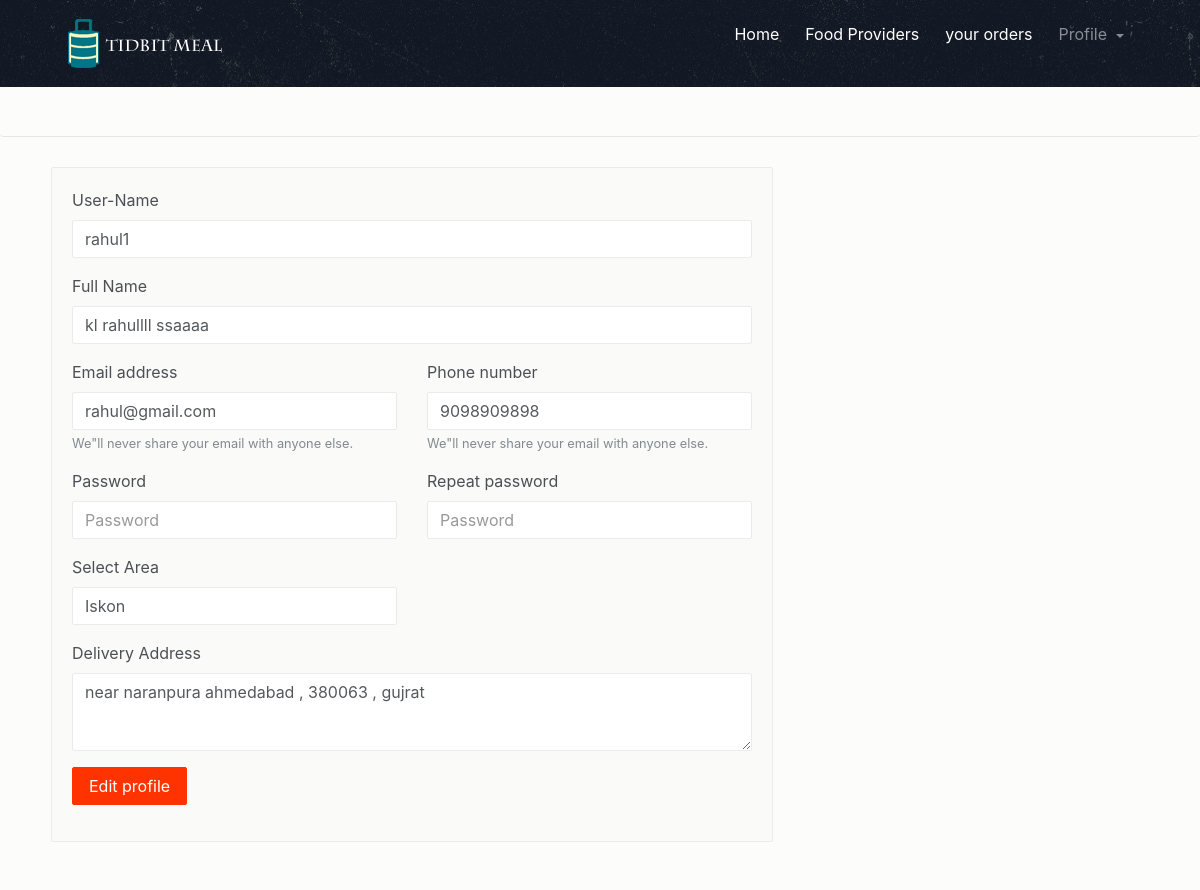
Screenshot of /edit_customer.php (signed in) with the database file from the repository.
### tables this page shows
CREATE TABLE IF NOT EXISTS `customer_tbl` (
  `u_id` int(222) NOT NULL AUTO_INCREMENT,
  `ar_id` int(222) NOT NULL,
  `username` varchar(222) NOT NULL,
  `f_name` varchar(222) NOT NULL,
  `email` varchar(222) NOT NULL,
  `phone` varchar(222) NOT NULL,
  `password` varchar(222) NOT NULL,
  `address` text NOT NULL,
  `date` timestamp NOT NULL DEFAULT CURRENT_TIMESTAMP ON UPDATE CURRENT_TIMESTAMP,
  PRIMARY KEY (`u_id`)
);

CREATE TABLE IF NOT EXISTS `area_tbl` (
  `ar_id` int(222) NOT NULL AUTO_INCREMENT,
  `a_name` varchar(222) NOT NULL,
  `date` timestamp NOT NULL DEFAULT CURRENT_TIMESTAMP,
  PRIMARY KEY (`ar_id`)
);

### edit_customer.php (the view, shortened to what this page needs)
<!DOCTYPE html>
<html lang="en">
<?php
include("connection/connect.php");
$uid = $_SESSION['user_id'];
$result = mysqli_query($db, "SELECT * FROM customer_tbl where u_id ='$uid'");
while($row = mysqli_fetch_array($result)){
$a_old = $row['username'];
$b_old= $row['f_name'];
$c_old = $row['email'];
$d_old= $row['phone'];
$f_old = $row['address'];
$g_old = $row['ar_id'];
$result_2 = mysqli_query($db,"SELECT * FROM area_tbl where ar_id = '$g_old'");
while($row_2 = mysqli_fetch_array($result_2)){
      $abc = $row_2['a_name'];
}
}
?>
<head>
    <link href="css/bootstrap.min.css" rel="stylesheet">
    <link href="css/font-awesome.min.css" rel="stylesheet">
    <link href="css/animsition.min.css" rel="stylesheet">
    <link href="css/animate.css" rel="stylesheet">
    <link href="css/style.css" rel="stylesheet"> </head>
<body class="home">
        <header id="header" class="header-scroll top-header headrom">
            <nav class="navbar navbar-dark">
                <div class="container">
                    <a class="navbar-brand" href="index.php"> <img class="img-rounded" src="images/FOOTER LOGO.png" alt=""> </a>
                    <div class="collapse navbar-toggleable-md  float-lg-right" id="mainNavbarCollapse">
                        <ul class="nav navbar-nav">
                            <li class="nav-item"> <a class="nav-link active" href="index.php">Home <span class="sr-only">(current)</span></a> </li>
                            <li class="nav-item"> <a class="nav-link active" href="restaurants.php">Food Providers<span class="sr-only"></span></a> </li>
                            <li class="nav-item"><a href="your_orders.php" class="nav-link active">your orders</a> </li>';
                            <li class="nav-item dropdown">
                            <a class="nav-link dropdown-toggle" href="#" role="button" data-toggle="dropdown" aria-haspopup="true" aria-expanded="false">
                                Profile
                            </a>
                            </li>
                        </ul>
                    </div>
                </div>
            </nav>
        </header>
        <div class="page-wrapper">
            <div class="breadcrumb">
               <div class="container">
                  <ul>
                  </ul>
            </div>
        </div>
        <section class="contact-page inner-page">
               <div class="container">
                  <div class="row">
                     <div class="col-md-8">
                        <div class="widget">
                           <div class="widget-body">
                              <form action="" method="post" autocomplete="off">
                                 <div class="row">
                                  <div class="form-group col-sm-12">
                                       <label for="exampleInputEmail1">User-Name</label>
                                       <input type="text" name="username" class="form-control" value="<?php echo $a_old;?>"placeholder="username" required>
                                    </div>
                                    <div class="form-group col-sm-12">
                                       <label for="exampleInputEmail1">Full Name</label>
                                    <input type="text" name="f_name" class="form-control" value="<?php echo $b_old;?>" placeholder="Full Name" required>
                                    </div>
                                    <div class="form-group col-sm-6">
                                       <label for="exampleInputEmail1">Email address</label>
                                       <input type="text" name="email" class="form-control" pattern="[a-z0-9._%+-]+@[a-z0-9.-]+\.[a-z]{2,}$" value="<?php echo $c_old; ?>"placeholder="Enter email" required>
                                       <small id="emailHelp" class="form-text text-muted">We"ll never share your email with anyone else.</small>
                                    </div>
                                    <div class="form-group col-sm-6">
                                       <label for="exampleInputEmail1">Phone number</label>
                                       <input type="text" name="phone" class="form-control" pattern="[6789][0-9]{9}" value="<?php echo $d_old;?>" placeholder="phone" required>
                                       <small class="form-text text-muted">We"ll never share your email with anyone else.</small>
                                    </div>
                                    <div class="form-group col-sm-6">
                                       <label for="exampleInputPassword1">Password</label>
                                       <input type="password" class="form-control" name="password" pattern=".{8,}" id="exampleInputPassword1" placeholder="Password" >
                                    </div>
                                    <div class="form-group col-sm-6">
                                       <label for="exampleInputPassword1">Repeat password</label>
                                       <input type="password" class="form-control" name="cpassword" id="exampleInputPassword2" placeholder="Password" >
                                    </div>
                                    <div class="form-group col-sm-6">
                                          <label for="exampleInputPassword1">Select Area</label>
                                          <select name="ar_id" class="form-control custom-select" data-placeholder="Choose a Category" tabindex="1" required>
                                                        <option value=""><?php echo $abc; ?> </option>
													 </select>
                                    </div>
                                     <div class="form-group col-sm-12">
                                       <label for="exampleTextarea">Delivery Address</label>
                                       <textarea class="form-control" id="exampleTextarea"  name="address" rows="3" data-error=".errorTxt6"><?php echo $f_old;?></textarea>
                                    </div>
                                 </div>
                                 <div class="row">
                                    <div class="col-sm-4">
                                       <p> <input type="submit" value="Edit profile" name="submit" class="btn theme-btn"> </p>
                                    </div>
                                 </div>
                              </form>
                           </div>
                        </div>
</body>
</html>

### css/style.css (style rules this page uses)
body { background: rgba(252, 251, 249, 0.68); font-size: 16px; color: #4d4f56; font-weight: 400; overflow-x: hidden; }
a { color: #f30; }
ul { list-style-type: none; padding: 0; }
.container { max-width: 1270px; width: 94%; }
.page-wrapper { padding-top: 68px; }
.inner-page { margin-top: 30px; margin-bottom: 50px }
.form-control { border: 1px solid #eaebeb; border-radius: 2px; }
.custom-select { line-height: 1 }
.form-control-lg, .dropdown-menu, .btn, .btn-group-lg>.btn, .btn-lg, .img-rounded { border-radius: 2px }
.btn { transition: all .4s; }
.theme-btn { background-color: #f30; border-color: #f30; color: #fff }
.theme-btn-dash:hover, .theme-btn, .theme-btn.btn-lg:hover, .btn-secondary:hover { background-color: #f30; color: #fff; border: 1px solid #f30 }
#header { position: fixed; width: 100%; border: 0; z-index: 99; }
.navbar { background-image: url("../images/menu-bg.jpg"); padding: .95rem 1rem; border-radius: 0; }
.navbar-nav .nav-item { padding-left: 10px; }
.breadcrumb { background: transparent; padding: 22px 0; border-bottom: 1px solid #e6e6e6; }
.breadcrumb ul, .breadcrumb { margin-bottom: 0; }
.widget { border: 1px solid #eaebeb; background: #fafaf8; border-radius: 3px; margin-bottom: 20px; }
.menu-widget, .widget { border: 1px solid #eaebeb; background: #fafaf8; border-radius: 2px; position: relative; }
.widget-body { padding: 20px; }

### rows the page displays
customer_tbl: username "rahul1", f_name "kl rahullll ssaaaa", email "rahul@gmail.com", phone "9098909898", address "near naranpura ahmedabad , 380063 , gujrat"
area_tbl: ar_id "Iskon"
